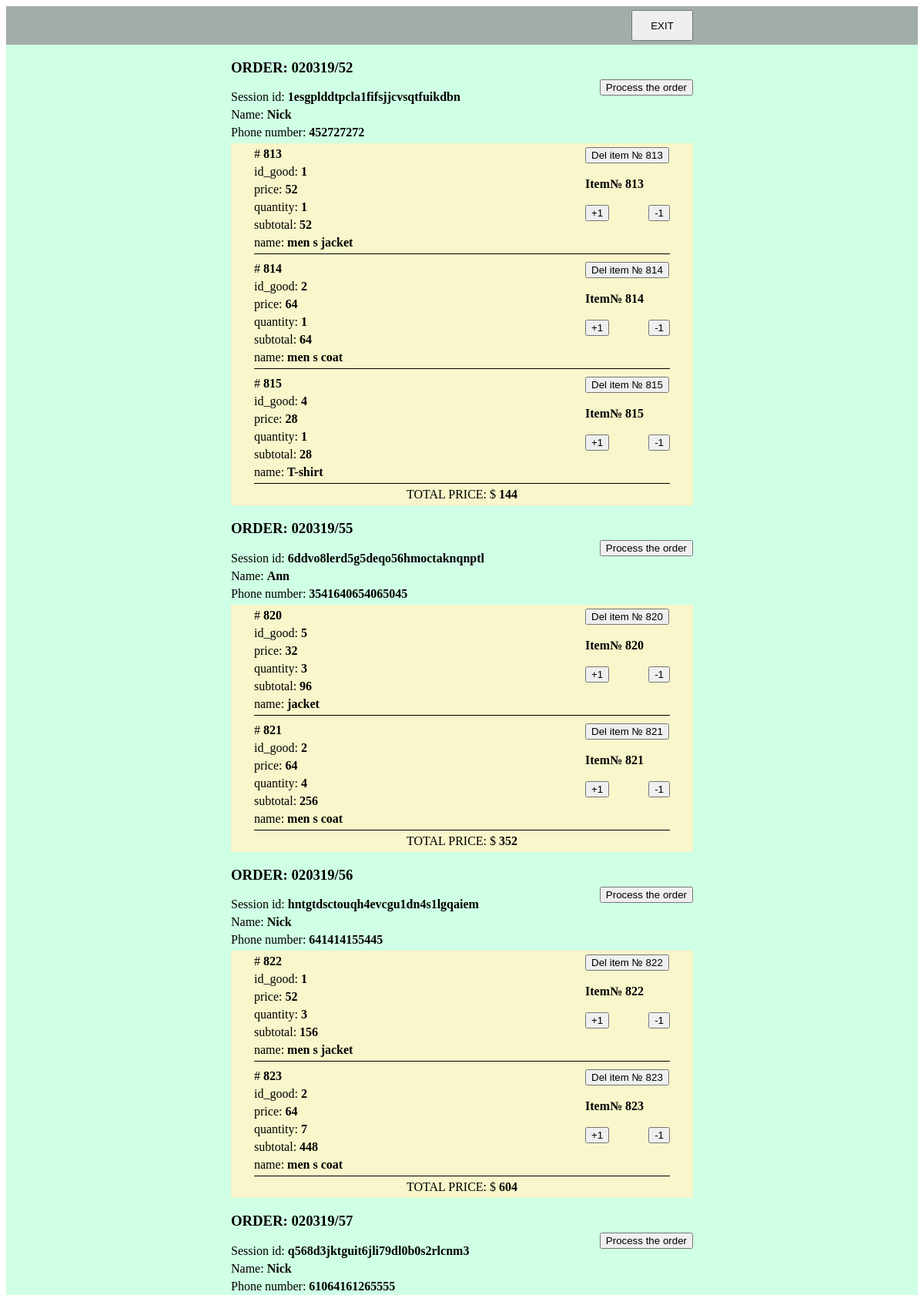
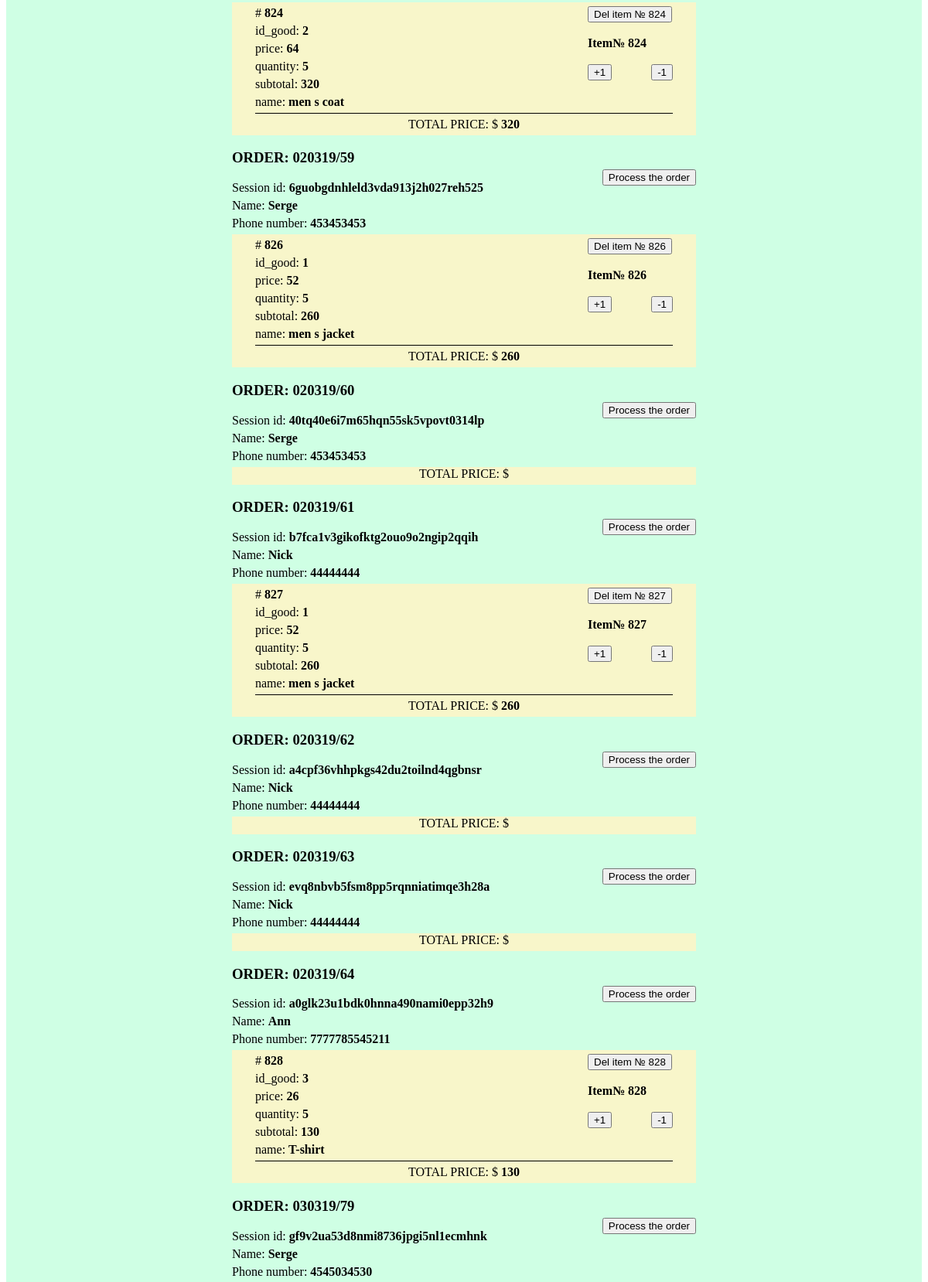
Screenshot of /pages/admin.php (upper part) with the database file from the repository (2 pictures, top to bottom).
### tables this page shows
CREATE TABLE `the_order` (
  `id` int(11) NOT NULL,
  `id_session` text NOT NULL,
  `date` text NOT NULL,
  `phone_num` bigint(24) NOT NULL,
  `client` text NOT NULL,
  `status` tinyint(1) NOT NULL DEFAULT '0'
);

CREATE TABLE `cart` (
  `#` int(11) NOT NULL,
  `id_session` text NOT NULL,
  `id_good` int(11) NOT NULL,
  `pic` text NOT NULL,
  `price` int(11) NOT NULL,
  `quantity` int(11) NOT NULL DEFAULT '1',
  `stotal` int(11) DEFAULT NULL,
  `name` varchar(20) DEFAULT NULL
);

### pages/admin.php (the view, shortened to what this page needs)
<?php
$db = @mysqli_connect('localhost', 'root', '', 'new_db') or die('Error' . mysqli_connect_error());
$sql1 = mysqli_query($db, "SELECT * FROM `the_order` WHERE `status` = false");
?>
<!DOCTYPE html>
<html lang="en">
<head>
  <link rel="stylesheet" type="text/css" href="../style.css"/>
</head>
<body>
<div class="container-adm">
  <div class="top">
    <div class="tocart">
      <form action="../handler/authorization.php" method="post">
        <button type="submit" class="exit" name="logout" value="exit">EXIT</button>
      </form>
    </div>
  </div>
  <div class="content-adm">
    <?php
    foreach ($sql1 as $value): ?>
      <div class="full-order">
        <div class="order-head">
          <div class="order-head-left">
            <h3>ORDER: <?= $value['date'] . '/' . $value['id'] ?></h3>
            <p class="adm-text">Session id: <span class="adm-span"><?= $value['id_session'] ?></span></p>
            <p class="adm-text">Name: <span class="adm-span"><?= $value['client'] ?></span></p>
            <p class="adm-text">Phone number: <span class="adm-span"><?= $value['phone_num'] ?></span></p>
          </div>
          <div class="order-head-right">
            <button class="adm-process" data-session="<?= $value['id_session'] ?>">Process the order</button>
            <br/>
          </div>
        </div>
        <div class="order-content">
          <?php
          $sql2 = mysqli_query($db, "SELECT * FROM `cart` WHERE `id_session` = '$value[id_session]'");
          $sql3 = mysqli_query($db, "SELECT SUM(`stotal`) FROM `cart` WHERE `id_session` = '$value[id_session]'");
          $row = mysqli_fetch_assoc($sql3);
          $total = $row['SUM(`stotal`)'];
          foreach ($sql2 as $item): ?>
            <div class="adm-item-block">
              <div class="adm-item-block-left">
                <p class="adm-text"># <span class="adm-span"><?= $item['#'] ?></span></p>
                <p class="adm-text">id_good: <span class="adm-span adm-id"><?= $item['id_good'] ?></span></p>
                <p class="adm-text">price: <span class="adm-span adm-price"><?= $item['price'] ?></span></p>
                <p class="adm-text">quantity: <span class="adm-span adm-quantity"><?= $item['quantity'] ?></span></p>
                <p class="adm-text">subtotal: <span class="adm-span adm-stotal"><?= $item['stotal'] ?></span></p>
                <p class="adm-text">name: <span class="adm-span adm-name"><?= $item['name'] ?></span></p>
              </div>
              <div class="adm-item-block-right">
                <button class="adm-del" data-id_good=<?= $item['id_good'] ?>,
                        data-id_session="<?= $value['id_session'] ?>">Del item
                  № <?= $item['#'] ?></button>
                <br/>
                <span class="adm-span">Item№ <?= $item['#'] ?></span>
                <br/>
                <div class="adm-plus-minus">
                  <button class="adm-plus" data-id_good=<?= $item['id_good'] ?>,
                          data-id_session="<?= $value['id_session'] ?>">+1
                  </button>
                  <button class="adm-minus" data-id_good=<?= $item['id_good'] ?>,
                          data-id_session="<?= $value['id_session'] ?>">-1
                  </button>
                </div>
              </div>
            </div>
          <? endforeach; ?>
          <div class="adm-total">
            TOTAL PRICE: $ <span class="item-block-total"><?= $total ?></span>
          </div>
        </div>
      </div>
    <? endforeach; ?>
  </div>
</div>

### style.css (style rules this page uses)
.container-adm { display: flex; flex-direction: column; width: auto; min-height: 940px; background: #cfffe4; }
.content-adm { display: flex; justify-content: center; flex-direction: column; align-items: flex-start; width: 600px; margin: 0 auto; }
.full-order { width: inherit; }
.order-head { display: flex; justify-content: space-between; width: inherit; }
.order-head-left { display: flex; flex-direction: column; justify-content: flex-start; }
.order-head-right { display: flex; flex-direction: column; justify-content: center; align-items: flex-end; }
.item-block-total { font-weight: bold; }
.top { display: flex; justify-content: center; align-items: center; width: auto; height: 50px; background: rgba(152, 152, 152, 0.79); }
.tocart { display: flex; justify-content: space-between; align-items: center; width: 600px; height: 40px; }
.exit { width: 80px; height: 40px; transition: 0.2s; }
.adm-text { margin: 0 0 5px 0; }
.adm-span { font-weight: bold; }
.adm-item-block { display: flex; justify-content: space-between; margin: 5px 30px 5px 30px; border-bottom: solid 1px; }
.adm-item-block-left { display: flex; flex-direction: column; align-items: flex-start; }
.adm-item-block-right { display: flex; flex-direction: column; align-items: flex-start; width: 110px; }
.adm-plus-minus { display: flex; width: inherit; justify-content: space-between; }
.adm-total { margin: 0 auto 5px; }
.order-content { display: flex; flex-direction: column; background: rgba(251, 246, 201, 0.93); width: inherit; min-height: 10px; }

### rows the page displays
the_order: date "020319", id "52", id_session "1esgplddtpcla1fifsjjcvsqtfuikdbn", client "Nick", phone_num "452727272", total "144"
cart: value "813", id_good "1", price "52", quantity "1", stotal "52", name "men s jacket"
cart: value "814", id_good "2", price "64", quantity "1", stotal "64", name "men s coat"
cart: value "815", id_good "4", price "28", quantity "1", stotal "28", name "T-shirt"
the_order: date "020319", id "55", id_session "6ddvo8lerd5g5deqo56hmoctaknqnptl", client "Ann", phone_num "3541640654065045", total "352"
cart: value "820", id_good "5", price "32", quantity "3", stotal "96", name "jacket"
cart: value "821", id_good "2", price "64", quantity "4", stotal "256", name "men s coat"
the_order: date "020319", id "56", id_session "hntgtdsctouqh4evcgu1dn4s1lgqaiem", client "Nick", phone_num "641414155445", total "604"
cart: value "822", id_good "1", price "52", quantity "3", stotal "156", name "men s jacket"
cart: value "823", id_good "2", price "64", quantity "7", stotal "448", name "men s coat"
the_order: date "020319", id "57", id_session "q568d3jktguit6jli79dl0b0s2rlcnm3", client "Nick", phone_num "61064161265555", total "320"
cart: value "824", id_good "2", price "64", quantity "5", stotal "320", name "men s coat"
the_order: date "020319", id "59", id_session "6guobgdnhleld3vda913j2h027reh525", client "Serge", phone_num "453453453", total "260"
cart: value "826", id_good "1", price "52", quantity "5", stotal "260", name "men s jacket"
the_order: date "020319", id "60", id_session "40tq40e6i7m65hqn55sk5vpovt0314lp", client "Serge", phone_num "453453453"
the_order: date "020319", id "61", id_session "b7fca1v3gikofktg2ouo9o2ngip2qqih", client "Nick", phone_num "44444444", total "260"
cart: value "827", id_good "1", price "52", quantity "5", stotal "260", name "men s jacket"
the_order: date "020319", id "62", id_session "a4cpf36vhhpkgs42du2toilnd4qgbnsr", client "Nick", phone_num "44444444"
the_order: date "020319", id "63", id_session "evq8nbvb5fsm8pp5rqnniatimqe3h28a", client "Nick", phone_num "44444444"
the_order: date "020319", id "64", id_session "a0glk23u1bdk0hnna490nami0epp32h9", client "Ann", phone_num "7777785545211", total "130"
cart: value "828", id_good "3", price "26", quantity "5", stotal "130", name "T-shirt"
the_order: date "030319", id "79", id_session "gf9v2ua53d8nmi8736jpgi5nl1ecmhnk", client "Serge", phone_num "4545034530"
